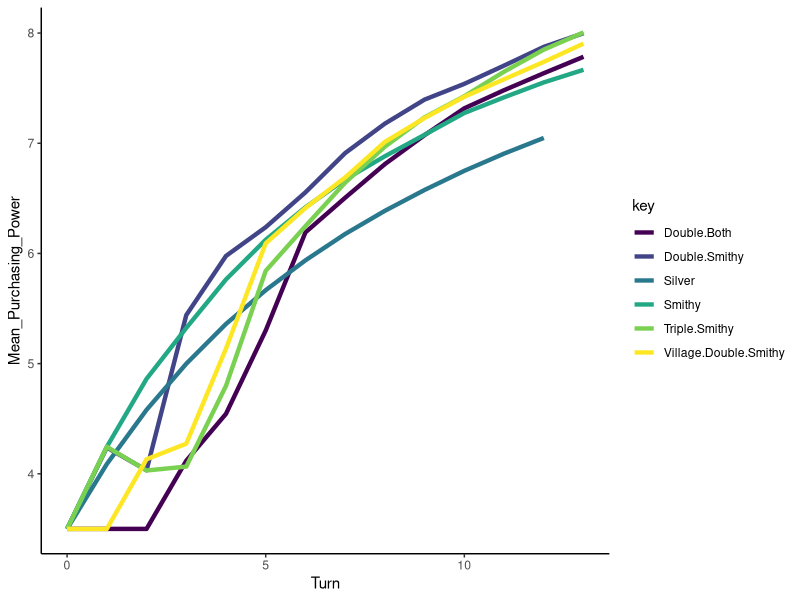

This chart was generated by the following R code:


library(tidyverse)
library(ggplot2)
library(viridisLite)

setwd('C:/Users/Oli/Documents/PhD/Training/Dominion')

dat <- read.csv('Modelruns.csv')
colnames(dat)[1] <- 'Turn'
dat <- pivot_longer(dat, cols = colnames(dat)[2:7],
                    values_to = 'Mean_Purchasing_Power', names_to = 'key')


ggplot(dat, aes(x = Turn, y = Mean_Purchasing_Power, colour = key)) +
  geom_line(size = 1.5) + theme_classic() + scale_colour_viridis_d()
